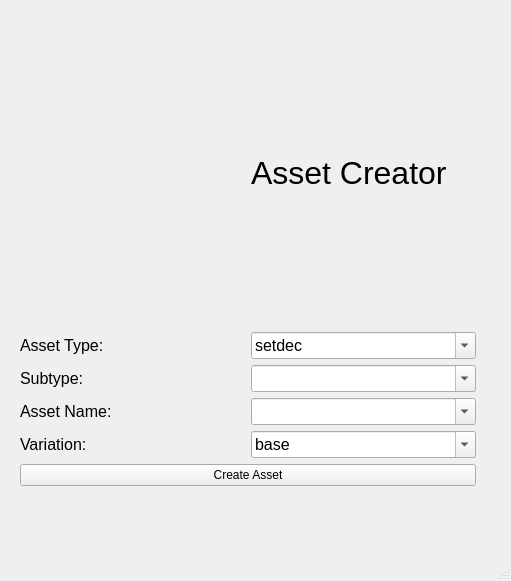
<?xml version="1.0" encoding="UTF-8"?>
<ui version="4.0">
 <class>MainWindow</class>
 <widget class="QMainWindow" name="MainWindow">
  <property name="geometry">
   <rect>
    <x>0</x>
    <y>0</y>
    <width>511</width>
    <height>581</height>
   </rect>
  </property>
  <property name="windowTitle">
   <string>AssetCreator</string>
  </property>
  <widget class="QWidget" name="centralwidget">
   <widget class="QWidget" name="verticalLayoutWidget">
    <property name="geometry">
     <rect>
      <x>20</x>
      <y>20</y>
      <width>456</width>
      <height>466</height>
     </rect>
    </property>
    <layout class="QVBoxLayout" name="verticalLayout">
     <item>
      <layout class="QHBoxLayout" name="horizontalLayout">
       <item>
        <widget class="QLabel" name="lbl_icon">
         <property name="sizePolicy">
          <sizepolicy hsizetype="Preferred" vsizetype="Minimum">
           <horstretch>0</horstretch>
           <verstretch>0</verstretch>
          </sizepolicy>
         </property>
         <property name="font">
          <font>
           <pointsize>24</pointsize>
          </font>
         </property>
         <property name="text">
          <string/>
         </property>
         <property name="pixmap">
          <pixmap>../Icons/i_assetCreator.png</pixmap>
         </property>
         <property name="wordWrap">
          <bool>false</bool>
         </property>
        </widget>
       </item>
       <item>
        <widget class="QLabel" name="label_5">
         <property name="sizePolicy">
          <sizepolicy hsizetype="Preferred" vsizetype="Minimum">
           <horstretch>0</horstretch>
           <verstretch>0</verstretch>
          </sizepolicy>
         </property>
         <property name="font">
          <font>
           <pointsize>24</pointsize>
          </font>
         </property>
         <property name="text">
          <string>Asset Creator</string>
         </property>
         <property name="wordWrap">
          <bool>false</bool>
         </property>
        </widget>
       </item>
      </layout>
     </item>
     <item>
      <layout class="QGridLayout" name="gridLayout">
       <item row="1" column="1">
        <widget class="QComboBox" name="cmb_subtype">
         <property name="font">
          <font>
           <pointsize>12</pointsize>
          </font>
         </property>
         <property name="editable">
          <bool>true</bool>
         </property>
        </widget>
       </item>
       <item row="2" column="1">
        <widget class="QComboBox" name="cmb_asset_name">
         <property name="font">
          <font>
           <pointsize>12</pointsize>
          </font>
         </property>
         <property name="editable">
          <bool>true</bool>
         </property>
        </widget>
       </item>
       <item row="3" column="1">
        <widget class="QComboBox" name="cmb_variation">
         <property name="font">
          <font>
           <pointsize>12</pointsize>
          </font>
         </property>
         <property name="editable">
          <bool>true</bool>
         </property>
         <item>
          <property name="text">
           <string>base</string>
          </property>
         </item>
        </widget>
       </item>
       <item row="0" column="0">
        <widget class="QLabel" name="lbl_asset">
         <property name="font">
          <font>
           <pointsize>12</pointsize>
          </font>
         </property>
         <property name="text">
          <string>Asset Type:</string>
         </property>
        </widget>
       </item>
       <item row="1" column="0">
        <widget class="QLabel" name="label_2">
         <property name="font">
          <font>
           <pointsize>12</pointsize>
          </font>
         </property>
         <property name="text">
          <string>Subtype:</string>
         </property>
        </widget>
       </item>
       <item row="2" column="0">
        <widget class="QLabel" name="label_3">
         <property name="font">
          <font>
           <pointsize>12</pointsize>
          </font>
         </property>
         <property name="text">
          <string>Asset Name:</string>
         </property>
        </widget>
       </item>
       <item row="3" column="0">
        <widget class="QLabel" name="label_4">
         <property name="font">
          <font>
           <pointsize>12</pointsize>
          </font>
         </property>
         <property name="text">
          <string>Variation:</string>
         </property>
        </widget>
       </item>
       <item row="0" column="1">
        <widget class="QComboBox" name="cmb_asset_type">
         <property name="font">
          <font>
           <pointsize>12</pointsize>
          </font>
         </property>
         <property name="editable">
          <bool>true</bool>
         </property>
         <item>
          <property name="text">
           <string>setdec</string>
          </property>
         </item>
         <item>
          <property name="text">
           <string>cam</string>
          </property>
         </item>
         <item>
          <property name="text">
           <string>char</string>
          </property>
         </item>
         <item>
          <property name="text">
           <string>cre</string>
          </property>
         </item>
         <item>
          <property name="text">
           <string>env</string>
          </property>
         </item>
         <item>
          <property name="text">
           <string>fx</string>
          </property>
         </item>
         <item>
          <property name="text">
           <string>gami</string>
          </property>
         </item>
         <item>
          <property name="text">
           <string>prop</string>
          </property>
         </item>
         <item>
          <property name="text">
           <string>shame</string>
          </property>
         </item>
         <item>
          <property name="text">
           <string>veh</string>
          </property>
         </item>
        </widget>
       </item>
      </layout>
     </item>
     <item>
      <widget class="QPushButton" name="btn_create_asset">
       <property name="text">
        <string>Create Asset</string>
       </property>
      </widget>
     </item>
    </layout>
   </widget>
  </widget>
  <widget class="QMenuBar" name="menubar">
   <property name="geometry">
    <rect>
     <x>0</x>
     <y>0</y>
     <width>511</width>
     <height>21</height>
    </rect>
   </property>
  </widget>
  <widget class="QStatusBar" name="statusbar"/>
 </widget>
 <resources/>
 <connections/>
</ui>
